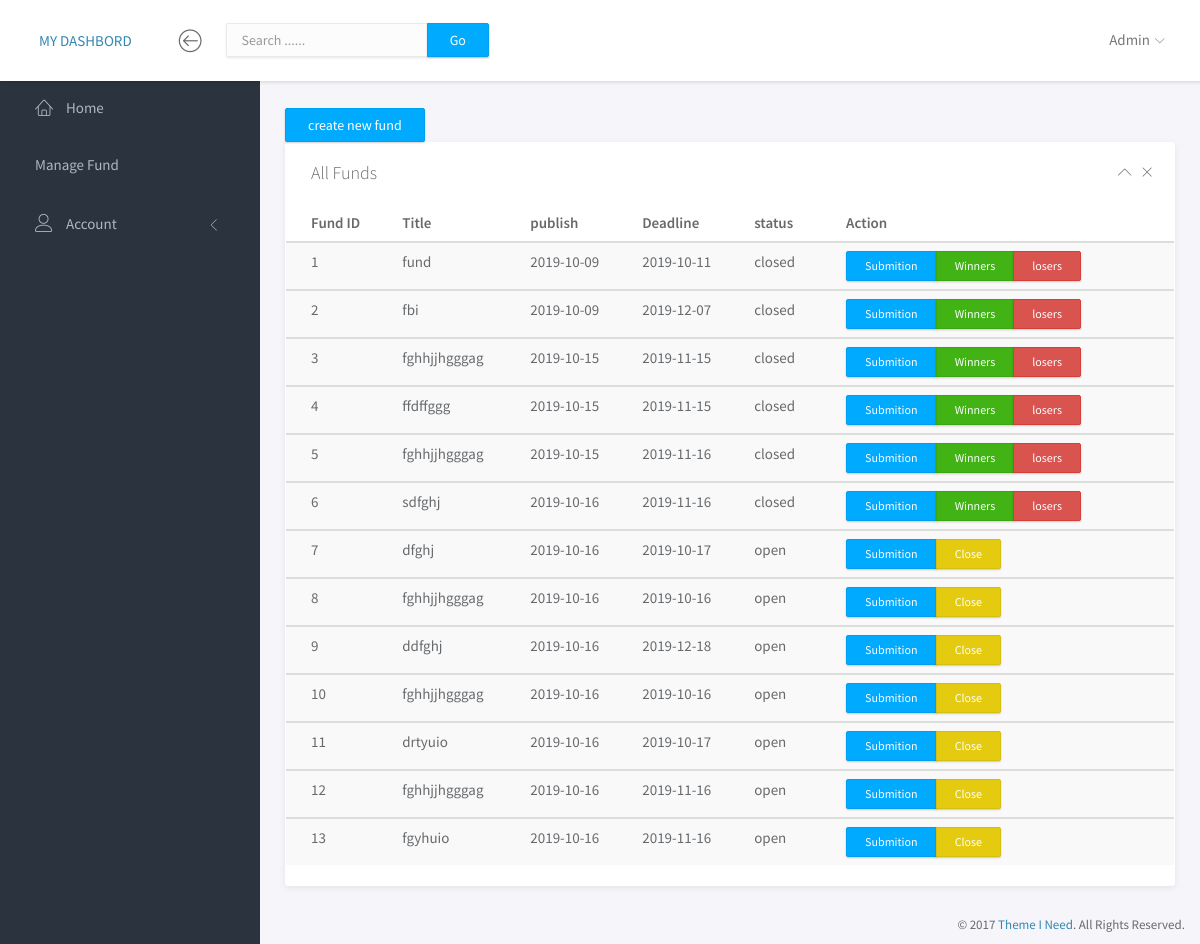
The page /admin_fund.php on the database its author committed.
### tables this page shows
CREATE TABLE IF NOT EXISTS `fund` (
  `fund_id` int(30) NOT NULL AUTO_INCREMENT,
  `title` varchar(100) NOT NULL,
  `description` varchar(100) NOT NULL,
  `publish_date` varchar(100) NOT NULL,
  `deadline` varchar(100) NOT NULL,
  `fund_status` varchar(100) NOT NULL DEFAULT 'open',
  PRIMARY KEY (`fund_id`)
);

### admin_fund.php (the view, shortened to what this page needs)
<!doctype html>
<html lang="en">
<head>
	<link rel="stylesheet" href="assets/vendor/bootstrap/css/bootstrap.min.css">
	<link rel="stylesheet" href="assets/vendor/font-awesome/css/font-awesome.min.css">
	<link rel="stylesheet" href="assets/vendor/linearicons/style.css">
	<link rel="stylesheet" href="assets/vendor/toastr/toastr.min.css">
	<link rel="stylesheet" href="assets/css/main.css">
	<link rel="stylesheet" href="assets/css/demo.css">
</head>
<body>
	<div id="wrapper">
		<nav class="navbar navbar-default navbar-fixed-top">
        <?php include 'admin_admin_navbar.php';?>
		</nav>
		<div id="sidebar-nav" class="sidebar">
			<div class="sidebar-scroll">
				<nav>
                <ul class="nav">
<li><a href="admin_dashboard.php" class=""><i class="lnr lnr-home"></i> <span>Home</span></a></li>
<li><a href="admin_fund.php" class=""> <span>Manage Fund</span></a></li>
<li>
    <a href="#subPages" data-toggle="collapse" class="collapsed"><i class="lnr lnr-user"></i> <span>Account</span> <i class="icon-submenu lnr lnr-chevron-left"></i></a>
</li>
</ul>
				</nav>
			</div>
		</div>
		<div class="main">
			<div class="main-content">
			<div class="container-fluid">
				<div class="row">
					<div class=" col-sm-12 col-lg-">
                        <a href="admin_new_fund.php"  class="btn btn-primary btn"> create new fund </a>
						<div class="panel">
							<div class="panel-heading">
								<h3 class="panel-title">All Funds</h3>
								<div class="right">
									<button type="button" class="btn-toggle-collapse"><i class="lnr lnr-chevron-up"></i></button>
									<button type="button" class="btn-remove"><i class="lnr lnr-cross"></i></button>
								</div>
							</div>
							<div class="panel-body no-padding">
							<table class="table table-striped">
									<thead>
										<tr>
										<th>Fund ID</th>
											<th>Title</th>
											<th>publish</th>
                                            <th>Deadline</th>
											<th> status </th>
											<th>Action</th>
										</tr>
									</thead>
		<?php
include 'db.php';
$query1=mysqli_query($conn,"select * from fund ") or die("selecting error");
			while($row=mysqli_fetch_assoc($query1))
				{
			?>
<tbody id="myTable">
										<tr>
										<td> <?php echo   $row['fund_id'] ?><br>
											</td>
											<td> <?php echo   $row['title'] ?>
                                            <td><?php echo  $row['publish_date'] ?>
                                            </td>
                                            <td><?php echo  $row['deadline'] ?>
											</td>
											<td><?php echo  $row['fund_status'] ?>
												</td>
											<td>
											<div class="btn-group">
												<a href="view_submition.php?fund_id=<?php echo $row["fund_id"]; ?>"   class=" btn btn-primary btn-sm">Submition</a>
											    <?php if ($row['fund_status']=="open") : ?>
												<a href="remove_fund.php?fund_id=<?php echo $row["fund_id"]; ?>"  class="btn btn-warning btn-sm"> Close </a>
												<?php else : ?>
												<a href="winner.php?fund_id=<?php echo $row["fund_id"]; ?>"   class=" btn btn-success btn-sm">Winners</a>
												<a href="loser.php?fund_id=<?php echo $row["fund_id"]; ?>"   class=" btn btn-danger btn-sm">losers</a>
												<?php endif ?>
											  </div>
											</td>
											</tr>
									</tbody>
<?php
 }
?>
</table>
</div>
</div>
</div>
</div>
			</div>
		</div>
		<footer>
			<div class="container-fluid">
				<p class="copyright">&copy; 2017 <a href="https://www.themeineed.com" target="_blank">Theme I Need</a>. All Rights Reserved.</p>
			</div>
		</footer>
	</div>
</body>
</html>

### rows shown on the page
fund: fund_id "1", title "fund", publish_date "2019-10-09", deadline "2019-10-11", fund_status "closed"
fund: fund_id "2", title "fbi", publish_date "2019-10-09", deadline "2019-12-07", fund_status "closed"
fund: fund_id "3", title "fghhjjhgggag", publish_date "2019-10-15", deadline "2019-11-15", fund_status "closed"
fund: fund_id "4", title "ffdffggg", publish_date "2019-10-15", deadline "2019-11-15", fund_status "closed"
fund: fund_id "5", title "fghhjjhgggag", publish_date "2019-10-15", deadline "2019-11-16", fund_status "closed"
fund: fund_id "6", title "sdfghj", publish_date "2019-10-16", deadline "2019-11-16", fund_status "closed"
fund: fund_id "7", title "dfghj", publish_date "2019-10-16", deadline "2019-10-17", fund_status "open"
fund: fund_id "8", title "fghhjjhgggag", publish_date "2019-10-16", deadline "2019-10-16", fund_status "open"
fund: fund_id "9", title "ddfghj", publish_date "2019-10-16", deadline "2019-12-18", fund_status "open"
fund: fund_id "10", title "fghhjjhgggag", publish_date "2019-10-16", deadline "2019-10-16", fund_status "open"
fund: fund_id "11", title "drtyuio", publish_date "2019-10-16", deadline "2019-10-17", fund_status "open"
fund: fund_id "12", title "fghhjjhgggag", publish_date "2019-10-16", deadline "2019-11-16", fund_status "open"
fund: fund_id "13", title "fgyhuio", publish_date "2019-10-16", deadline "2019-11-16", fund_status "open"
